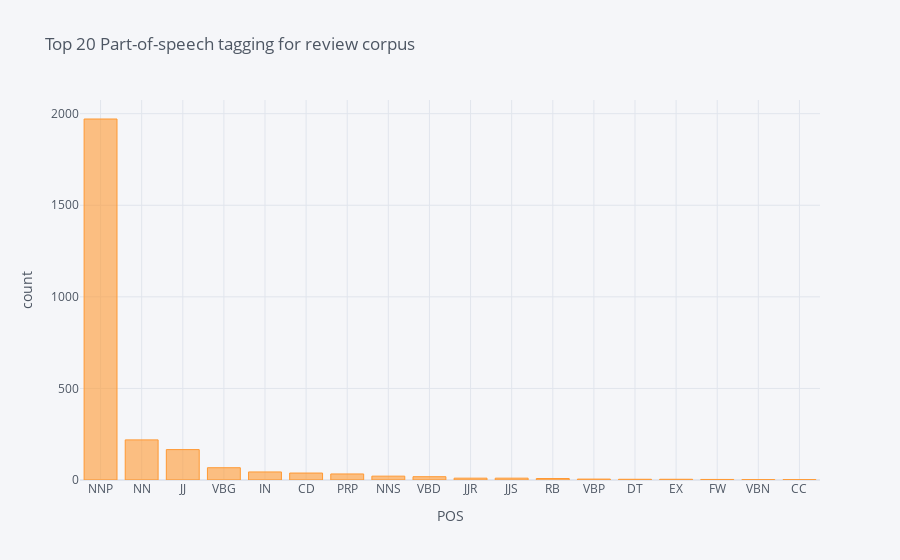

The notebook cell saved with this chart:
### Code cell
plot_model(lda, plot="pos")

### Figure 1 — Plotly figure (JSON) as saved in the notebook; plotly's stock layout.template omitted (floating-point values rounded to 4 significant figures)
{"data": [{"marker": {"color": "rgba(255, 153, 51, 0.6)", "line": {"color": "rgba(255, 153, 51, 1.0)", "width": 1}}, "name": "pos", "orientation": "v", "text": "", "type": "bar", "x": ["NNP", "NN", "JJ", "VBG", "IN", "CD", "PRP", "NNS", "VBD", "JJR", "JJS", "RB", "VBP", "DT", "EX", "FW", "VBN", "CC"], "y": [1971, 219, 166, 67, 44, 38, 33, 21, 18, 10, 10, 8, 5, 4, 4, 3, 2, 2]}], "layout": {"legend": {"bgcolor": "#F5F6F9", "font": {"color": "#4D5663"}}, "paper_bgcolor": "#F5F6F9", "plot_bgcolor": "#F5F6F9", "title": {"font": {"color": "#4D5663"}, "text": "Top 20 Part-of-speech tagging for review corpus"}, "xaxis": {"gridcolor": "#E1E5ED", "showgrid": true, "tickfont": {"color": "#4D5663"}, "title": {"font": {"color": "#4D5663"}, "text": "POS"}, "zerolinecolor": "#E1E5ED"}, "yaxis": {"gridcolor": "#E1E5ED", "showgrid": true, "tickfont": {"color": "#4D5663"}, "title": {"font": {"color": "#4D5663"}, "text": "count"}, "zerolinecolor": "#E1E5ED"}}}
